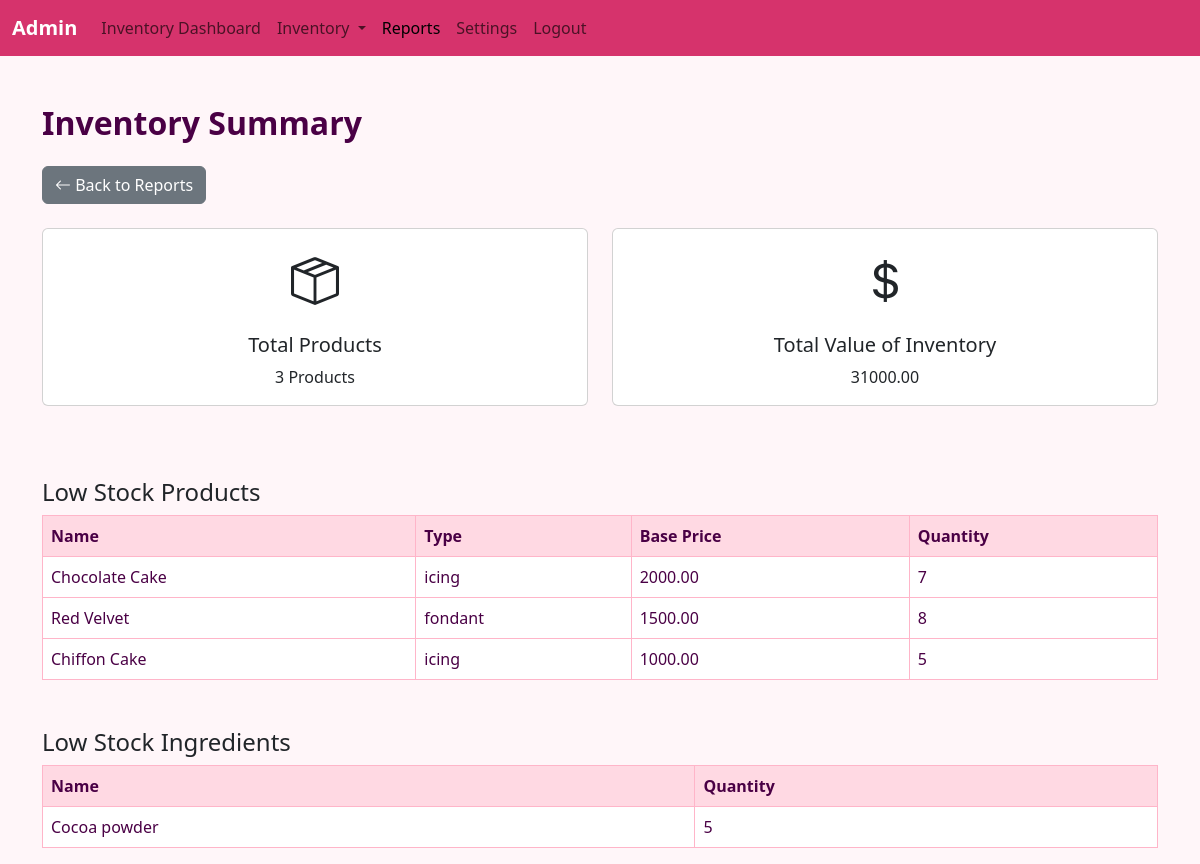
Screenshot of /source/Inventory/Reports/Inv_Summary.php (signed in) with the database file from the repository.
### tables this page shows
CREATE TABLE `products` (
  `product_id` int(11) NOT NULL,
  `name` varchar(100) NOT NULL,
  `type` enum('fondant','semifondant','icing') NOT NULL,
  `base_price` decimal(10,2) NOT NULL,
  `max_tiers` int(11) NOT NULL,
  `quantity` int(11) NOT NULL
);

CREATE TABLE `ingredients` (
  `ingredient_id` int(11) NOT NULL,
  `product_id` int(11) DEFAULT NULL,
  `ingredient_name` varchar(100) NOT NULL,
  `quantity` varchar(50) NOT NULL
);

### source/Inventory/Reports/Inv_Summary.php (the view, shortened to what this page needs)
<?php
include '../../conn.php';
?>
<!DOCTYPE html>
<html lang="en">
<head>
    <link href="https://cdn.jsdelivr.net/npm/bootstrap@5.3.0/dist/css/bootstrap.min.css" rel="stylesheet">
    <link href="https://cdn.jsdelivr.net/npm/bootstrap-icons/font/bootstrap-icons.css" rel="stylesheet">
    <link rel="stylesheet" href="../inventory-css/Inv_Summary.css">
</head>
<body>
<nav class="navbar navbar-expand-lg">
        <div class="container-fluid">
            <a class="navbar-brand" href="../admin/admin-dashboard.php" id="navbarBrand">Admin</a>
            <div class="collapse navbar-collapse" id="navbarNav">
                <ul class="navbar-nav">
                    <li class="nav-item">
                        <a class="nav-link" href="../Dashboard.php">Inventory Dashboard</a>
                    </li>
                    <li class="nav-item dropdown">
                        <a class="nav-link dropdown-toggle" href="#" id="navbarDropdownInventory" role="button" data-bs-toggle="dropdown" aria-expanded="false">
                            Inventory
                        </a>
                    </li>
                    <li class="nav-item">
                        <a class="nav-link active" href="../Inv_Reports.php">Reports</a>
                    </li>
                    <li class="nav-item">
                        <a class="nav-link" href="#">Settings</a>
                    </li>
                    <li class="nav-item">
                        <a class="nav-link" href="../admin/admin-logout.php">Logout</a>
                    </li>
                </ul>
            </div>
        </div>
    </nav>
    <div class="container mt-5">
        <h2 class="mb-4">Inventory Summary</h2>
        <a href="../Inv_Reports.php" class="btn btn-secondary mb-4"><i class="bi bi-arrow-left"></i> Back to Reports</a>
        <div class="row">
            <div class="col-md-6 mb-4">
                <div class="card">
                    <div class="card-body text-center">
                        <i class="bi bi-box-seam" style="font-size: 48px;"></i>
                        <h5 class="card-title mt-3">Total Products</h5>
                        <?php
                            $result = $conn->query("SELECT COUNT(*) AS total FROM Products");
                            $row = $result->fetch_assoc();
                            echo "<p class='card-text'>{$row['total']} Products</p>";
                        ?>
                    </div>
                </div>
            </div>
            <div class="col-md-6 mb-4">
                <div class="card">
                    <div class="card-body text-center">
                        <i class="bi bi-currency-dollar" style="font-size: 48px;"></i>
                        <h5 class="card-title mt-3">Total Value of Inventory</h5>
                        <?php
                            $result = $conn->query("SELECT SUM(base_price * quantity) AS total_value FROM Products");
                            $row = $result->fetch_assoc();
                            echo "<p class='card-text'>{$row['total_value']}</p>";
                        ?>
                    </div>
                </div>
            </div>
        </div>
        <div class="mt-5">
            <h4>Low Stock Products</h4>
            <?php
                $productLowStockQuery = "SELECT * FROM Products WHERE quantity < 10";
                $productLowStockResult = $conn->query($productLowStockQuery);
                if ($productLowStockResult->num_rows > 0):
            ?>
                <table class="table table-bordered">
                    <thead>
                        <tr>
                            <th>Name</th>
                            <th>Type</th>
                            <th>Base Price</th>
                            <th>Quantity</th>
                        </tr>
                    </thead>
                    <tbody>
                        <?php while ($row = $productLowStockResult->fetch_assoc()): ?>
                            <tr>
                                <td><?php echo $row['name']; ?></td>
                                <td><?php echo $row['type']; ?></td>
                                <td><?php echo $row['base_price']; ?></td>
                                <td><?php echo $row['quantity']; ?></td>
                            </tr>
                        <?php endwhile; ?>
                    </tbody>
                </table>
            <?php else: ?>
                <p>No low stock products.</p>
            <?php endif; ?>
        </div>
        <div class="mt-5">
            <h4>Low Stock Ingredients</h4>
            <?php
                $ingredientLowStockQuery = "SELECT * FROM Ingredients WHERE quantity < 10";
                $ingredientLowStockResult = $conn->query($ingredientLowStockQuery);
                if ($ingredientLowStockResult->num_rows > 0):
            ?>
                <table class="table table-bordered">
                    <thead>
                        <tr>
                            <th>Name</th>
                            <th>Quantity</th>
                        </tr>
                    </thead>
                    <tbody>
                        <?php while ($row = $ingredientLowStockResult->fetch_assoc()): ?>
                            <tr>
                                <td><?php echo $row['ingredient_name']; ?></td>
                                <td><?php echo $row['quantity']; ?></td>
                            </tr>
                        <?php endwhile; ?>
                    </tbody>
                </table>
            <?php else: ?>
                <p>No low stock ingredients.</p>
            <?php endif; ?>
        </div>
    </div>
</body>
</html>

### source/Inventory/inventory-css/Inv_Summary.css (style rules this page uses)
body { background-color: #FFF6F9; }
.navbar { background-color: #d6336c; color: yellow; }
.navbar-brand { color: white; font-weight: bold; }
.table { background-color: #FFFDF5; border: 1px solid #FFB5C9; }
.table th { background-color: #FFD9E3; color: #4A0045; font-weight: bold; }
.table td { color: #4A0045; }
h2, h3 { color: #4A0045; font-weight: bold; }

### rows the page displays
products: name "Chocolate Cake", type "icing", base_price "2000.00", quantity "7"
products: name "Red Velvet", type "fondant", base_price "1500.00", quantity "8"
products: name "Chiffon Cake", type "icing", base_price "1000.00", quantity "5"
ingredients: ingredient_name "Cocoa powder", quantity "5"

### other values shown
$row['total'] "3"
$row['total_value'] "31000.00"
